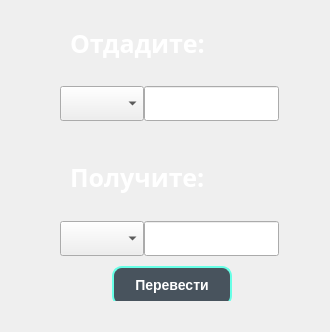
<?xml version="1.0" encoding="UTF-8"?>
<ui version="4.0">
 <class>converter_da</class>
 <widget class="QWidget" name="converter_da">
  <property name="geometry">
   <rect>
    <x>0</x>
    <y>0</y>
    <width>330</width>
    <height>332</height>
   </rect>
  </property>
  <property name="minimumSize">
   <size>
    <width>330</width>
    <height>332</height>
   </size>
  </property>
  <property name="maximumSize">
   <size>
    <width>330</width>
    <height>332</height>
   </size>
  </property>
  <property name="windowTitle">
   <string>converter_da</string>
  </property>
  <property name="styleSheet">
   <string notr="true"/>
  </property>
  <widget class="QWidget" name="layoutWidget">
   <property name="geometry">
    <rect>
     <x>-10</x>
     <y>0</y>
     <width>359</width>
     <height>301</height>
    </rect>
   </property>
   <layout class="QVBoxLayout" name="verticalLayout_3">
    <property name="spacing">
     <number>5</number>
    </property>
    <item>
     <layout class="QGridLayout" name="gridLayout">
      <property name="verticalSpacing">
       <number>15</number>
      </property>
      <item row="0" column="0">
       <layout class="QVBoxLayout" name="verticalLayout">
        <property name="spacing">
         <number>0</number>
        </property>
        <item>
         <layout class="QHBoxLayout" name="horizontalLayout_3">
          <item>
           <spacer name="horizontalSpacer">
            <property name="orientation">
             <enum>Qt::Horizontal</enum>
            </property>
            <property name="sizeType">
             <enum>QSizePolicy::Fixed</enum>
            </property>
            <property name="sizeHint" stdset="0">
             <size>
              <width>10</width>
              <height>20</height>
             </size>
            </property>
           </spacer>
          </item>
          <item>
           <widget class="QLabel" name="label">
            <property name="font">
             <font>
              <family>Arial Black</family>
              <pointsize>-1</pointsize>
              <italic>false</italic>
              <bold>true</bold>
             </font>
            </property>
            <property name="styleSheet">
             <string notr="true">QLabel{
color: white;
font-size: 25px;
font-family: Arial Black
}</string>
            </property>
            <property name="text">
             <string>Отдадите:</string>
            </property>
           </widget>
          </item>
         </layout>
        </item>
        <item>
         <layout class="QHBoxLayout" name="horizontalLayout">
          <property name="spacing">
           <number>0</number>
          </property>
          <item>
           <widget class="QComboBox" name="comboBox">
            <property name="minimumSize">
             <size>
              <width>84</width>
              <height>35</height>
             </size>
            </property>
            <property name="maximumSize">
             <size>
              <width>84</width>
              <height>35</height>
             </size>
            </property>
            <property name="styleSheet">
             <string notr="true"/>
            </property>
           </widget>
          </item>
          <item>
           <widget class="QLineEdit" name="lineEdit">
            <property name="minimumSize">
             <size>
              <width>135</width>
              <height>35</height>
             </size>
            </property>
            <property name="maximumSize">
             <size>
              <width>135</width>
              <height>35</height>
             </size>
            </property>
            <property name="font">
             <font>
              <family>Nirmala UI</family>
              <bold>true</bold>
             </font>
            </property>
            <property name="focusPolicy">
             <enum>Qt::StrongFocus</enum>
            </property>
            <property name="styleSheet">
             <string notr="true"/>
            </property>
            <property name="cursorPosition">
             <number>0</number>
            </property>
           </widget>
          </item>
         </layout>
        </item>
       </layout>
      </item>
      <item row="1" column="0">
       <layout class="QVBoxLayout" name="verticalLayout_2">
        <property name="spacing">
         <number>2</number>
        </property>
        <item>
         <layout class="QHBoxLayout" name="horizontalLayout_4">
          <property name="spacing">
           <number>6</number>
          </property>
          <item>
           <spacer name="horizontalSpacer_2">
            <property name="orientation">
             <enum>Qt::Horizontal</enum>
            </property>
            <property name="sizeType">
             <enum>QSizePolicy::Fixed</enum>
            </property>
            <property name="sizeHint" stdset="0">
             <size>
              <width>10</width>
              <height>20</height>
             </size>
            </property>
           </spacer>
          </item>
          <item>
           <widget class="QLabel" name="label_2">
            <property name="font">
             <font>
              <family>Arial Black</family>
              <pointsize>-1</pointsize>
              <bold>true</bold>
             </font>
            </property>
            <property name="styleSheet">
             <string notr="true">QLabel{
color: white;
font-family: Arial Black;
font-size: 25px
}</string>
            </property>
            <property name="text">
             <string>Получите:</string>
            </property>
           </widget>
          </item>
         </layout>
        </item>
        <item>
         <layout class="QHBoxLayout" name="horizontalLayout_2">
          <property name="spacing">
           <number>0</number>
          </property>
          <item>
           <widget class="QComboBox" name="comboBox_2">
            <property name="minimumSize">
             <size>
              <width>84</width>
              <height>35</height>
             </size>
            </property>
            <property name="maximumSize">
             <size>
              <width>84</width>
              <height>35</height>
             </size>
            </property>
            <property name="styleSheet">
             <string notr="true"/>
            </property>
           </widget>
          </item>
          <item>
           <widget class="QLineEdit" name="lineEdit_3">
            <property name="minimumSize">
             <size>
              <width>135</width>
              <height>35</height>
             </size>
            </property>
            <property name="maximumSize">
             <size>
              <width>135</width>
              <height>35</height>
             </size>
            </property>
            <property name="styleSheet">
             <string notr="true"/>
            </property>
           </widget>
          </item>
         </layout>
        </item>
       </layout>
      </item>
     </layout>
    </item>
    <item>
     <layout class="QHBoxLayout" name="horizontalLayout_5">
      <property name="spacing">
       <number>0</number>
      </property>
      <item>
       <spacer name="horizontalSpacer_3">
        <property name="orientation">
         <enum>Qt::Horizontal</enum>
        </property>
        <property name="sizeType">
         <enum>QSizePolicy::Fixed</enum>
        </property>
        <property name="sizeHint" stdset="0">
         <size>
          <width>5</width>
          <height>20</height>
         </size>
        </property>
       </spacer>
      </item>
      <item>
       <widget class="QPushButton" name="pushButton">
        <property name="minimumSize">
         <size>
          <width>120</width>
          <height>40</height>
         </size>
        </property>
        <property name="maximumSize">
         <size>
          <width>100</width>
          <height>30</height>
         </size>
        </property>
        <property name="font">
         <font>
          <family>Nirmala UI</family>
          <pointsize>-1</pointsize>
          <italic>false</italic>
          <bold>true</bold>
         </font>
        </property>
        <property name="styleSheet">
         <string notr="true">QPushButton
{
background: none;
background-color: #48535d;
border: 2px solid rgb(103, 255, 230);
border-radius: 10px;
font-family: Nirmala UI;
font-size: 11;
color: white;
padding-bottom: 2px;
font-size:14px;
}
QPushButton:hover{
background-color:rgb(79, 79, 79);
}
QPushButton:pressed{
background-color:rgb(29, 29, 29);
}</string>
        </property>
        <property name="text">
         <string>Перевести</string>
        </property>
       </widget>
      </item>
     </layout>
    </item>
   </layout>
  </widget>
 </widget>
 <resources/>
 <connections/>
</ui>
